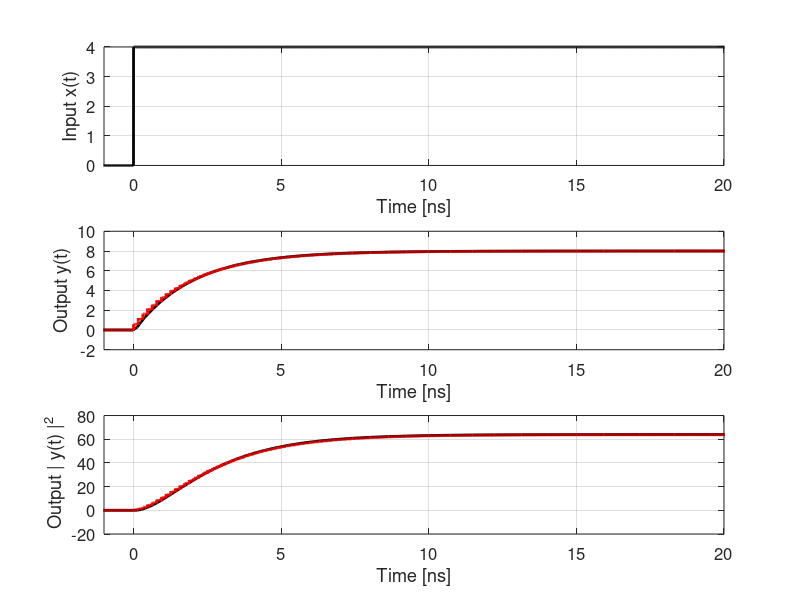
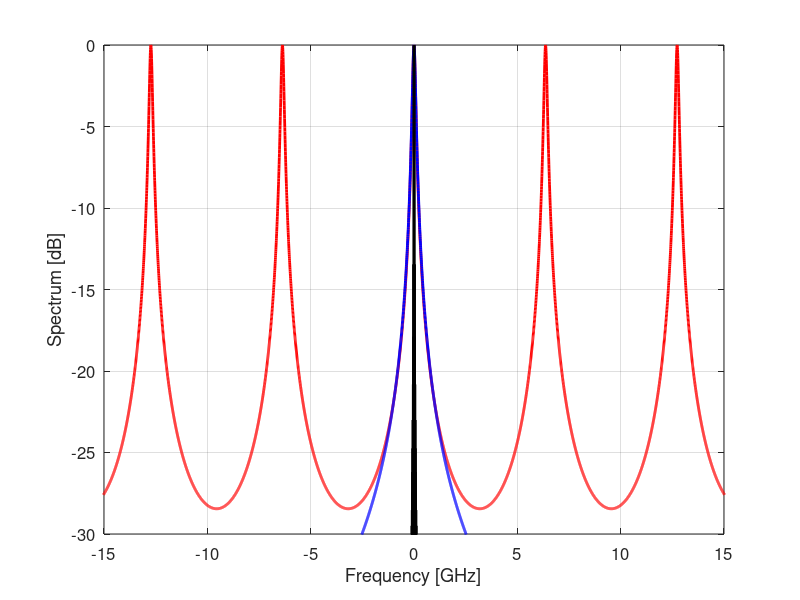

Recreate these plots in MATLAB, in order.
%% ODE_ring.m

close all
clear all 


k = 0.5;  % ns^-1
A=1e9;  %time scaling parameter  

% Input signal x(t)
C=4;
%x = @(t) sin(t*1e12); %sinusoidal signal
%A*t*exp(-(A*t).^2).*cos(3*A*t);   %arbitrary signal
x = @(t) C*(t > 0);    % step function (Heaviside) 

% Definition of the ODE
odefun = @(t,y) A*(x(t) - k*y);

% Initial condition
y0 = 1;

% Time span
tspan = [-100e-9 100e-9];

% Solve using ode45
[t, y] = ode45(odefun, tspan, y0);


% Implementing the ODE solver with a microring resonator

k_ring=k*A;   
tau_c=1/k_ring;  %cavity life time of the RR
R=5000e-6;  %radiurn of the MRR
L_ring=2*pi*R;
c=3e8;
neff=1.5;   %effective index of the MRR waveguide
tau=L_ring/(c/neff);  %round trip time 
tau_n=tau_c/tau;
r=sqrt(tau_n/(1+tau_n));  % coupling coefficient of the directional coupler of the MRR 

%numerical version of the input step function x(t)
N=1e5;
time=linspace(min(t),max(t),N);
dt=time(2)-time(1);
in_ring = zeros(size(time));
in_ring(find(time>0))=C;
IN_ring=fftshift(fft(in_ring));

Df=linspace(-1/(2*dt),1/(2*dt),N);
beta=2*pi*Df/c*neff;
H_drop=1/k*(1-r^2)./(1-r^2*exp(-j*beta*L_ring)); %frequency domain description of the MRR
H_ODE=1/k*(1/tau_c)./(1/tau_c+j*2*pi*Df); %frequency domain descritpion of the ODE

Out_ring=IN_ring.*H_drop;
Out_ODE=IN_ring.*H_ODE;

out_ring=ifft(fftshift(Out_ring));
out_oude=ifft(fftshift(Out_ODE));

%generate plots
t_min=-1;t_max=20;

figure(1);
subplot(311);hold on;grid on;box on;plot(time*1e9, in_ring,'k','LineWidth',2)
xlabel('Time [ns]')
ylabel('Input x(t)')
xlim([t_min t_max])
set(gca,'fontsize',12)

subplot(312);hold on;grid on;box on;
plot(t*1e9, y,'k','LineWidth',2)
grid on; plot(time*1e9, out_ring,'r','LineWidth',2)
xlabel('Time [ns]')
ylabel('Output y(t)')
xlim([t_min t_max])
set(gca,'fontsize',12)

subplot(313);hold on;grid on;box on;plot(t*1e9, abs(y).^2,'k','LineWidth',2)
plot(time*1e9, (out_ring).^2,'r','LineWidth',2)
xlabel('Time [ns]')
ylabel(' Output | y(t) |^2')
xlim([t_min t_max])
set(gca,'fontsize',12)

figure(2);hold on; grid on, box on
plot(Df/1e9,10*log10(abs(H_drop./max(abs(H_drop))).^2),'r','LineWidth',2)
plot(Df/1e9,10*log10(abs(H_ODE./max(H_ODE)).^2),'b','LineWidth',2)
plot(Df/1e9,10*log10(abs(IN_ring./max(abs(IN_ring))).^2),'k','LineWidth',2)
set(gca,'fontsize',12)
ylim([-30 0])
xlim([-15 15])
xlabel('Frequency [GHz]')
ylabel('Spectrum [dB]')
%title('Solution of dy/dt + ky = x(t)')



